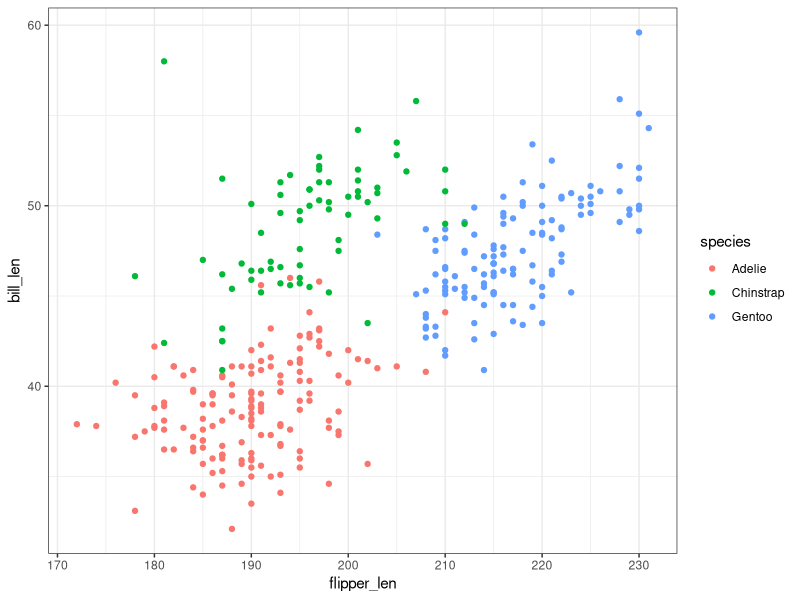

This figure's R source:
## ---- chunk 1
suppressPackageStartupMessages({
    library(dplyr)
    library(ggplot2)
})
## ---- chunk 2
ggplot(penguins, aes(x = flipper_len, y = bill_len, color = species)) + 
    geom_point() + 
    theme_bw()
## ---- chunk 3
sessionInfo()
